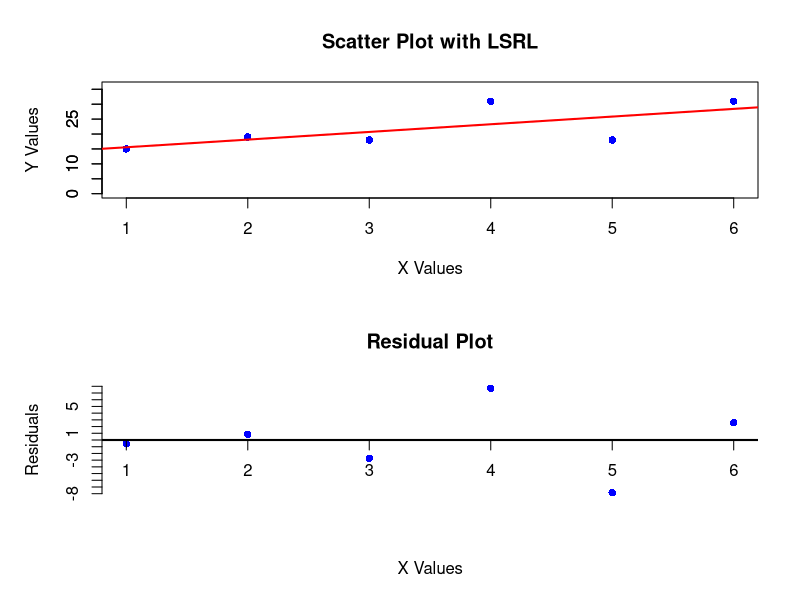

This chart was generated by the following R code:
# Define the data points
x <- c(1,2,3,4,5,6)
y <- c(15,19,18,31,18,31)

# Create a linear regression model
model <- lm(y ~ x)

# Extract residuals
residuals <- resid(model)

# Adjust plotting layout for better visibility
par(mfrow = c(2, 1), mar = c(5, 5, 4, 2) + 0.1)  # 2 rows, 1 column

# Plot scatter plot with regression line
plot(x, y, main = "Scatter Plot with LSRL", xlab = "X Values", ylab = "Y Values", pch = 16, col = "blue",
     ylim = c(0, max(y) + 5))  # Set vertical axis starting from 0, counting by 5
axis(2, seq(0, max(y) + 5, by = 5))  # Manually set y-axis ticks at intervals of 5
abline(model, col = "red", lwd = 2)

# Plot residuals with x-axis at y = 0
plot(x, residuals, main = "Residual Plot", xlab = "X Values", ylab = "Residuals", pch = 16, col = "blue",
     ylim = c(floor(min(residuals)), ceiling(max(residuals))), axes = FALSE)  # Disable default axes
axis(2, seq(floor(min(residuals)), ceiling(max(residuals)), by = 1))  # Y-axis ticks by 1
axis(1, at = x, pos = 0)  # Force x-axis to be at y = 0
abline(h = 0, col = "black", lwd = 2)  # Draw reference line at y = 0

# Reset plotting layout
par(mfrow = c(1, 1))
